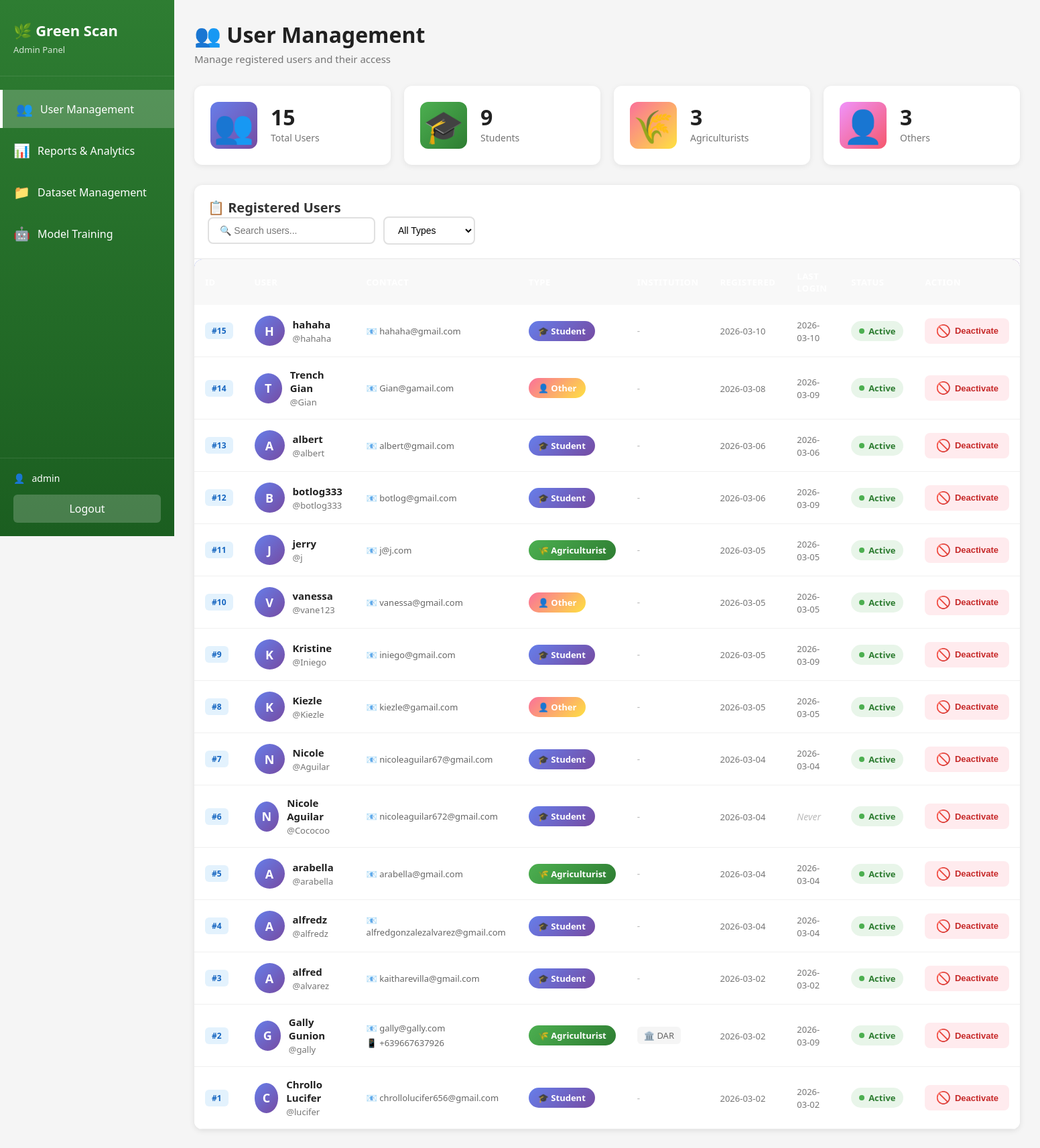
Screenshot of /admin/dashboard (signed in) with the database file from the repository.
### tables this page shows
CREATE TABLE users (
        id INTEGER PRIMARY KEY AUTOINCREMENT,
        username TEXT UNIQUE NOT NULL,
        email TEXT UNIQUE NOT NULL,
        password_hash TEXT NOT NULL,
        full_name TEXT NOT NULL,
        user_type TEXT NOT NULL,
        institution TEXT,
        phone TEXT,
        registered_date TEXT NOT NULL,
        last_login TEXT,
        is_active INTEGER DEFAULT 1
    );

### unified_admin_server.py (the view)
@app.route('/admin/dashboard')
def admin_dashboard():
    if 'admin_logged_in' not in session:
        return redirect(url_for('admin_login'))
    conn = sqlite3.connect(DB_PATH)
    c = conn.cursor()
    c.execute('''SELECT id, username, email, full_name, user_type,
                institution, phone, registered_date, last_login, is_active
                FROM users ORDER BY registered_date DESC''')
    users = c.fetchall()
    c.execute('SELECT COUNT(*) FROM users')
    total_users = c.fetchone()[0]
    c.execute('SELECT COUNT(*) FROM users WHERE user_type = "Student"')
    students = c.fetchone()[0]
    c.execute('SELECT COUNT(*) FROM users WHERE user_type = "Agriculturist"')
    agriculturists = c.fetchone()[0]
    c.execute('SELECT COUNT(*) FROM users WHERE user_type = "Other"')
    others = c.fetchone()[0]
    conn.close()
    return render_template('admin_dashboard.html',
                          users=users,
                          total_users=total_users,
                          students=students,
                          agriculturists=agriculturists,
                          others=others,
                          active_page='users')

### admin_templates/admin_dashboard.html (shortened to what this page needs)
<!DOCTYPE html>
<html lang="en">
<head>
    <link rel="stylesheet" href="{{ url_for('static', filename='admin_style.css') }}">
</head>
<body>
    <div class="admin-container">
        <nav class="sidenav">
            <div class="logo">
                <h2>🌿 Green Scan</h2>
                <p>Admin Panel</p>
            </div>
            <ul class="nav-menu">
                <li class="{% if active_page == 'users' %}active{% endif %}">
                    <a href="/admin/dashboard">
                        <span class="icon">👥</span>
                        <span>User Management</span>
                    </a>
                </li>
                <li class="{% if active_page == 'reports' %}active{% endif %}">
                    <a href="/admin/reports">
                        <span class="icon">📊</span>
                        <span>Reports & Analytics</span>
                    </a>
                </li>
                <li class="{% if active_page == 'dataset' %}active{% endif %}">
                    <a href="/admin/dataset">
                        <span class="icon">📁</span>
                        <span>Dataset Management</span>
                    </a>
                </li>
                <li class="{% if active_page == 'training' %}active{% endif %}">
                    <a href="/admin/training">
                        <span class="icon">🤖</span>
                        <span>Model Training</span>
                    </a>
                </li>
            </ul>
            <div class="nav-footer">
                <div class="admin-info">
                    <span class="icon">👤</span>
                    <span>{{ session.admin_username }}</span>
                </div>
                <a href="/admin/logout" class="logout-btn">Logout</a>
            </div>
        </nav>
        <main class="main-content">
            <div class="content-header">
                <h1>👥 User Management</h1>
                <p>Manage registered users and their access</p>
            </div>
            <div class="stats-grid" style="margin-bottom: 30px;">
                <div class="stat-card gradient-blue">
                    <div class="stat-icon">👥</div>
                    <div class="stat-info">
                        <div class="stat-value">{{ total_users }}</div>
                        <div class="stat-label">Total Users</div>
                    </div>
                </div>
                <div class="stat-card gradient-green">
                    <div class="stat-icon">🎓</div>
                    <div class="stat-info">
                        <div class="stat-value">{{ students }}</div>
                        <div class="stat-label">Students</div>
                    </div>
                </div>
                <div class="stat-card gradient-orange">
                    <div class="stat-icon">🌾</div>
                    <div class="stat-info">
                        <div class="stat-value">{{ agriculturists }}</div>
                        <div class="stat-label">Agriculturists</div>
                    </div>
                </div>
                <div class="stat-card gradient-purple">
                    <div class="stat-icon">👤</div>
                    <div class="stat-info">
                        <div class="stat-value">{{ others }}</div>
                        <div class="stat-label">Others</div>
                    </div>
                </div>
            </div>
            <div class="content-card">
                <div class="card-header">
                    <h2>📋 Registered Users</h2>
                    <div class="header-actions">
                        <input type="text" id="searchInput" placeholder="🔍 Search users..." class="search-input" onkeyup="searchUsers()">
                        <select id="filterType" class="filter-select" onchange="filterUsers()">
                            <option value="">All Types</option>
                        </select>
                    </div>
                </div>
                {% if users %}
                <div class="table-container-modern">
                    <table class="modern-table" id="usersTable">
                        <thead>
                            <tr>
                                <th>ID</th>
                                <th>User</th>
                                <th>Contact</th>
                                <th>Type</th>
                                <th>Institution</th>
                                <th>Registered</th>
                                <th>Last Login</th>
                                <th>Status</th>
                                <th>Action</th>
                            </tr>
                        </thead>
                        <tbody>
                            {% for user in users %}
                            <tr class="user-row" data-type="{{ user[4] }}">
                                <td><span class="user-id">#{{ user[0] }}</span></td>
                                <td>
                                    <div class="user-info">
                                        <div class="user-avatar">{{ user[3][0]|upper }}</div>
                                        <div class="user-details">
                                            <div class="user-name">{{ user[3] }}</div>
                                            <div class="user-username">@{{ user[1] }}</div>
                                        </div>
                                    </div>
                                </td>
                                <td>
                                    <div class="contact-info">
                                        <div class="contact-email">📧 {{ user[2] }}</div>
                                        {% if user[6] %}
                                        <div class="contact-phone">📱 {{ user[6] }}</div>
                                        {% endif %}
                                    </div>
                                </td>
                                <td>
                                    {% if user[4] == 'Student' %}
                                    <span class="badge-modern badge-student">🎓 {{ user[4] }}</span>
                                    {% elif user[4] == 'Agriculturist' %}
                                    <span class="badge-modern badge-agriculturist">🌾 {{ user[4] }}</span>
                                    {% elif user[4] == 'Researcher' %}
                                    <span class="badge-modern badge-researcher">🔬 {{ user[4] }}</span>
                                    {% else %}
                                    <span class="badge-modern badge-other">👤 {{ user[4] }}</span>
                                    {% endif %}
                                </td>
                                <td>
                                    {% if user[5] %}
                                    <span class="institution-tag">🏛️ {{ user[5] }}</span>
                                    {% else %}
                                    <span class="text-muted">-</span>
                                    {% endif %}
                                </td>
                                <td><span class="date-text">{{ user[7][:10] }}</span></td>
                                <td>
                                    {% if user[8] %}
                                    <span class="date-text">{{ user[8][:10] }}</span>
                                    {% else %}
                                    <span class="text-muted">Never</span>
                                    {% endif %}
                                </td>
                                <td>
                                    {% if user[9] == 1 %}
                                    <span class="status-badge status-active">
                                        <span class="status-dot"></span>
                                        Active
                                    </span>
                                    {% else %}
                                    <span class="status-badge status-inactive">
                                        <span class="status-dot"></span>
                                        Inactive
                                    </span>
                                    {% endif %}
                                </td>
                                <td>
                                    <button class="action-btn {% if user[9] == 1 %}btn-deactivate{% else %}btn-activate{% endif %}"
                                            onclick="toggleUser({{ user[0] }}, '{{ user[3] }}', {{ user[9] }})">
                                        {% if user[9] == 1 %}
                                        <span class="btn-icon">🚫</span>
                                        <span>Deactivate</span>
                                        {% else %}
                                        <span class="btn-icon">✅</span>
                                        <span>Activate</span>
                                        {% endif %}
                                    </button>
                                </td>
                            </tr>
                            {% endfor %}
                        </tbody>
                    </table>
                </div>
                {% else %}
                <div class="empty-state">
                    <div class="empty-icon">👥</div>
                    <h3>No Users Yet</h3>
                    <p>No users have registered for the app yet.</p>
                </div>
                {% endif %}
            </div>
        </main>
    </div>
</body>
</html>

### rows the page displays
users: id "15", full_name "H", full_name "hahaha", username "hahaha", email "hahaha@gmail.com", user_type "Student", registered_date "2026-03-10", last_login "2026-03-10", is_active 1 (drawn)
users: id "14", full_name "T", full_name "Trench Gian", username "Gian", email "Gian@gamail.com", user_type "Other", registered_date "2026-03-08", last_login "2026-03-09", is_active 1 (drawn)
users: id "13", full_name "A", full_name "albert", username "albert", email "albert@gmail.com", user_type "Student", registered_date "2026-03-06", last_login "2026-03-06", is_active 1 (drawn)
users: id "12", full_name "B", full_name "botlog333", username "botlog333", email "botlog@gmail.com", user_type "Student", registered_date "2026-03-06", last_login "2026-03-09", is_active 1 (drawn)
users: id "11", full_name "J", full_name "jerry", username "j", email "j@j.com", user_type "Agriculturist", registered_date "2026-03-05", last_login "2026-03-05", is_active 1 (drawn)
users: id "10", full_name "V", full_name "vanessa", username "vane123", email "vanessa@gmail.com", user_type "Other", registered_date "2026-03-05", last_login "2026-03-05", is_active 1 (drawn)
users: id "9", full_name "K", full_name "Kristine", username "Iniego", email "iniego@gmail.com", user_type "Student", registered_date "2026-03-05", last_login "2026-03-09", is_active 1 (drawn)
users: id "8", full_name "K", full_name "Kiezle", username "Kiezle", email "kiezle@gamail.com", user_type "Other", registered_date "2026-03-05", last_login "2026-03-05", is_active 1 (drawn)
users: id "7", full_name "N", full_name "Nicole", username "Aguilar", email "nicoleaguilar67@gmail.com", user_type "Student", registered_date "2026-03-04", last_login "2026-03-04", is_active 1 (drawn)
users: id "6", full_name "N", full_name "Nicole Aguilar", username "Cococoo", email "nicoleaguilar672@gmail.com", user_type "Student", registered_date "2026-03-04", shows "Never", is_active 1 (drawn)
users: id "5", full_name "A", full_name "arabella", username "arabella", email "arabella@gmail.com", user_type "Agriculturist", registered_date "2026-03-04", last_login "2026-03-04", is_active 1 (drawn)
users: id "4", full_name "A", full_name "alfredz", username "alfredz", email "alfredgonzalezalvarez@gmail.com", user_type "Student", registered_date "2026-03-04", last_login "2026-03-04", is_active 1 (drawn)
users: id "3", full_name "A", full_name "alfred", username "alvarez", email "kaitharevilla@gmail.com", user_type "Student", registered_date "2026-03-02", last_login "2026-03-02", is_active 1 (drawn)
users: id "2", full_name "G", full_name "Gally Gunion", username "gally", email "gally@gally.com", phone "+639667637926", user_type "Agriculturist", institution "DAR", registered_date "2026-03-02", last_login "2026-03-09", is_active 1 (drawn)
users: id "1", full_name "C", full_name "Chrollo Lucifer", username "lucifer", email "chrollolucifer656@gmail.com", user_type "Student", registered_date "2026-03-02", last_login "2026-03-02", is_active 1 (drawn)

### other values shown
{{ session.admin_username }} "admin"
{{ total_users }} "15"
{{ students }} "9"
{{ agriculturists }} "3"
{{ others }} "3"
